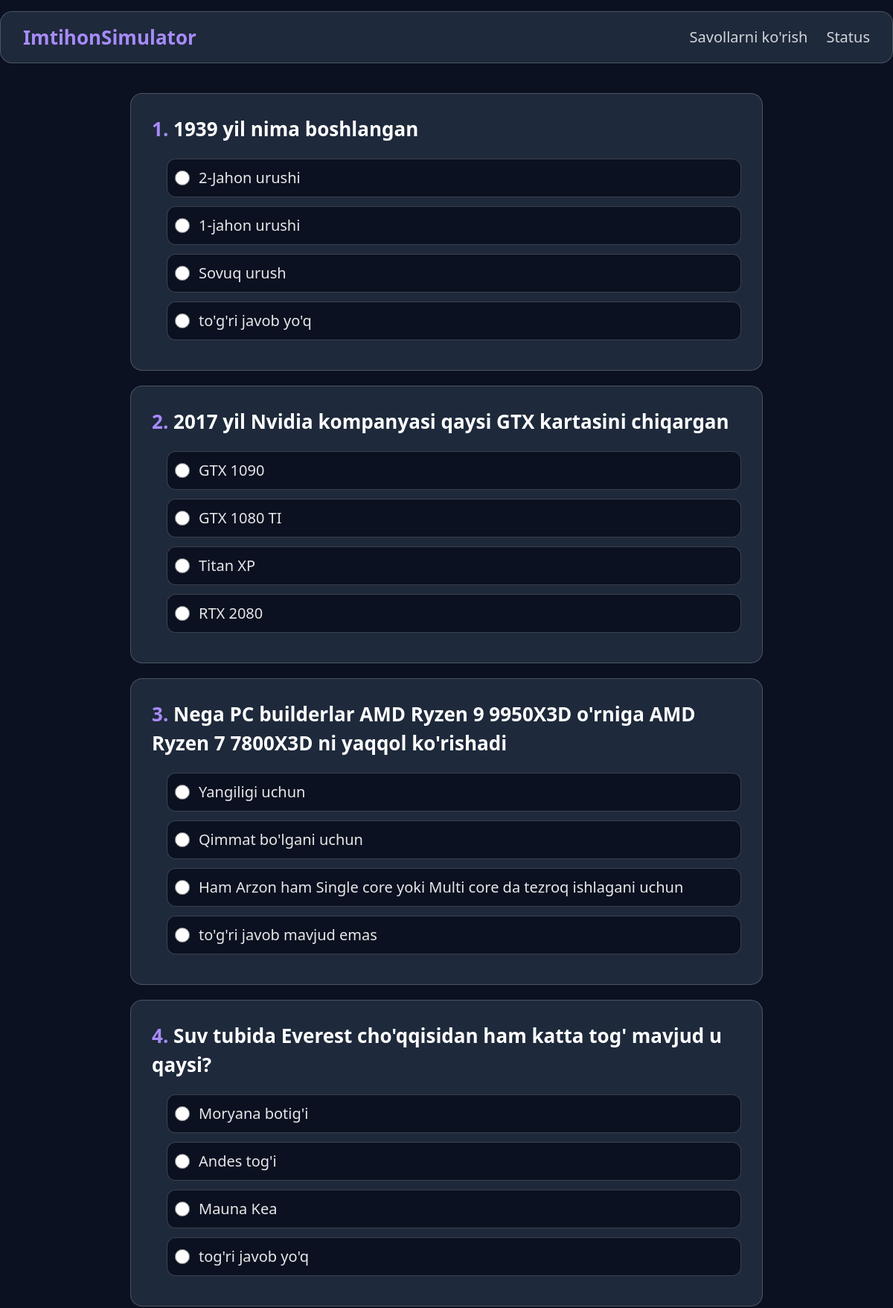
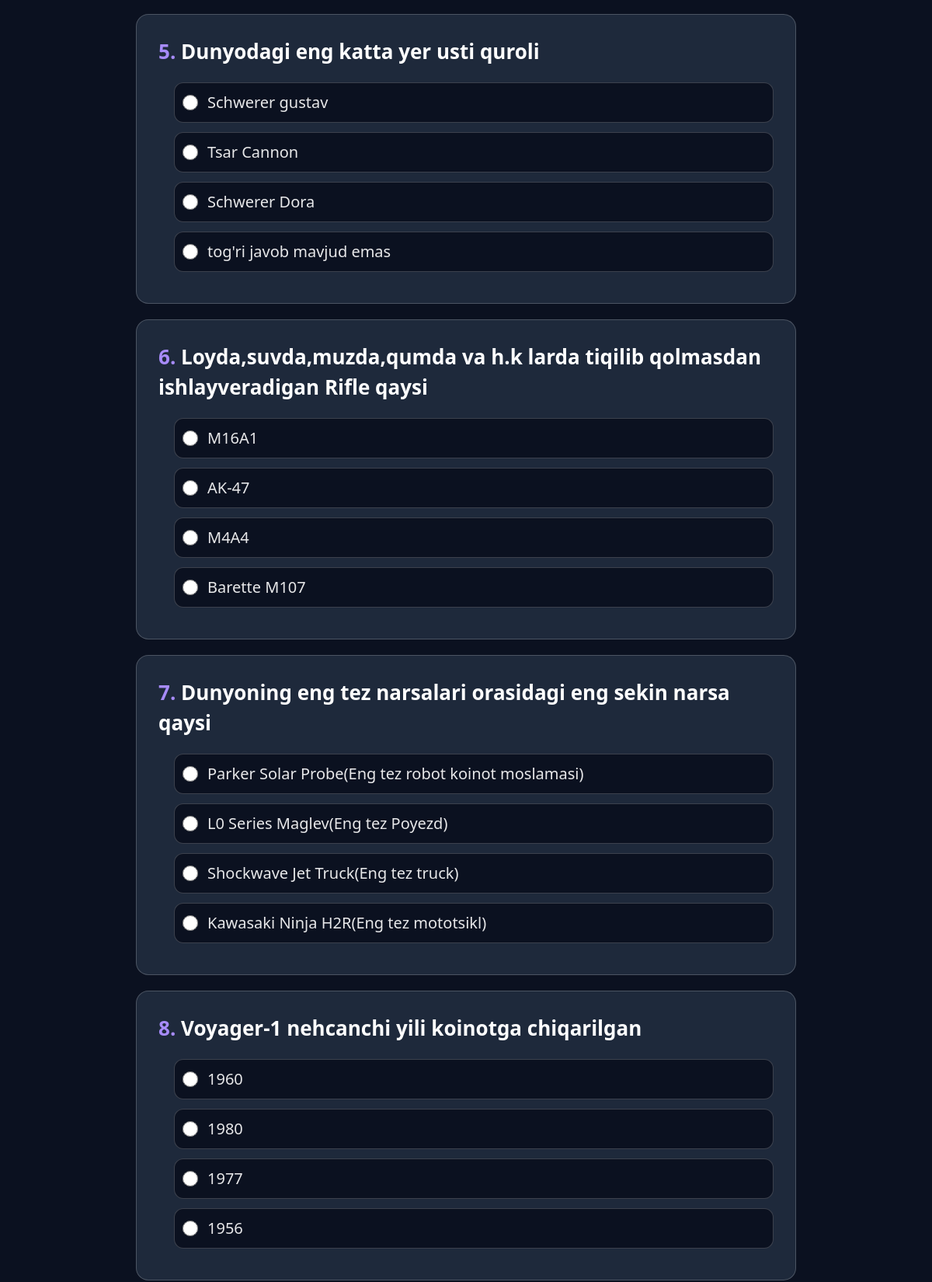
The page /savollar/ (upper part) on the database its author committed (2 pictures, top to bottom).
### host/models.py (models this page shows, shortened)
class Question(models.Model):
    text = models.TextField()
    created_at = models.DateTimeField(auto_now_add=True)

class Option(models.Model):
    question = models.ForeignKey(Question, related_name='options', on_delete=models.CASCADE)
    text = models.CharField(max_length=255)
    is_correct = models.BooleanField(default=False)

### host/views.py (the view, shortened to what this page needs)
# urls.py: path("savollar/", savollar, name="savollar"),
def savollar(request):
    request.session['start_time'] = timezone.now().isoformat()
    questions = Question.objects.prefetch_related('options').all()
    return render(request, "savollar.html", {"questions": questions})

### host/templates/savollar.html (shortened to what this page needs)
{% extends 'base.html' %}
{% block content %}
<section class="w-full max-w-[850px] mx-auto mt-[30px] md:mt-[40px]">
    <form method="POST" action="{% url 'savollar' %}">
        {% for q in questions %}
        <div class="bg-[#1e293b] border-[1px] border-white/20 rounded-[16px] p-[22px] md:p-[28px] mb-[20px]">
            <h2 class="text-[22px] md:text-[26px] font-bold mb-[20px] text-white">
                <span class="text-[#a78bfa]">{{ forloop.counter }}.</span> {{ q.text }}
            </h2>
            <div class="ml-[10px] md:ml-[20px]">
                {% for option in q.options.all %}
                <label class="flex items-center gap-[12px] text-[18px] md:text-[20px] cursor-pointer mb-[12px] bg-[#0b1120] border-[1px] border-white/20 rounded-[12px] p-[10px]">
                    <input type="radio" name="question_{{ q.id }}" value="{{ option.id }}" class="w-[20px] h-[20px] accent-[#a78bfa]" required>
                    <span class="text-white/90">{{ option.text }}</span>
                </label>
                {% endfor %}
            </div>
        </div>
        {% endfor %}
    </form>
</section>
{% endblock %}

### host/templates/base.html (shortened to what this page needs)
<!DOCTYPE html>
<html lang="en">
<head>
    <script src="https://cdn.jsdelivr.net/npm/@tailwindcss/browser@4"></script>
</head>
<body class="bg-[#0b1120] text-white min-h-[100vh] pb-[60px]">
    <nav class="w-full max-w-[1200px] mx-auto flex items-center justify-between h-[70px] px-[20px] md:px-[30px] mt-[15px] bg-[#1e293b] border-[1px] border-white/20 rounded-[16px]">
        <div class="flex items-center">
            <a href="{% url 'home' %}" class="text-[22px] md:text-[26px] font-bold text-[#a78bfa]">ImtihonSimulator</a>
        </div>
        <div class="flex items-center gap-[15px] md:gap-[25px]">
            <a href="{% url 'savollar' %}" class="text-[18px] md:text-[20px] text-white/80 font-medium">Savollarni ko'rish</a>
            <a href="{% url 'javob' %}" class="text-[18px] md:text-[20px] text-white/80 font-medium">Status</a>
        </div>
    </nav>
    <main class="w-full max-w-[1200px] mx-auto px-[15px] md:px-[20px]">
        {% block content %}
        {% endblock %}
    </main>
</body>
</html>

### rows shown on the page
Question: text "1939 yil nima boshlangan"
Option: text "2-Jahon urushi"
Option: text "1-jahon urushi"
Option: text "Sovuq urush"
Option: text "to'g'ri javob yo'q"
Question: text "2017 yil Nvidia kompanyasi qaysi GTX kartasini chiqargan"
Option: text "GTX 1090"
Option: text "GTX 1080 TI"
Option: text "Titan XP"
Option: text "RTX 2080"
Question: text "Nega PC builderlar AMD Ryzen 9 9950X3D o'rniga AMD Ryzen 7 7800X3D ni yaqqol ko'rishadi"
Option: text "Yangiligi uchun"
Option: text "Qimmat bo'lgani uchun"
Option: text "Ham Arzon ham Single core yoki Multi core da tezroq ishlagani uchun"
Option: text "to'g'ri javob mavjud emas"
Question: text "Suv tubida Everest cho'qqisidan ham katta tog' mavjud u qaysi?"
Option: text "Moryana botig'i"
Option: text "Andes tog'i"
Option: text "Mauna Kea"
Option: text "tog'ri javob yo'q"
Question: text "Dunyodagi eng katta yer usti quroli"
Option: text "Schwerer gustav"
Option: text "Tsar Cannon"
Option: text "Schwerer Dora"
Option: text "tog'ri javob mavjud emas"
Question: text "Loyda,suvda,muzda,qumda va h.k larda tiqilib qolmasdan ishlayveradigan Rifle qaysi"
Option: text "M16A1"
Option: text "AK-47"
Option: text "M4A4"
Option: text "Barette M107"
Question: text "Dunyoning eng tez narsalari orasidagi eng sekin narsa qaysi"
Option: text "Parker Solar Probe(Eng tez robot koinot moslamasi)"
Option: text "L0 Series Maglev(Eng tez Poyezd)"
Option: text "Shockwave Jet Truck(Eng tez truck)"
Option: text "Kawasaki Ninja H2R(Eng tez mototsikl)"
Question: text "Voyager-1 nehcanchi yili koinotga chiqarilgan"
Option: text "1960"
Option: text "1980"
Option: text "1977"
Option: text "1956"
